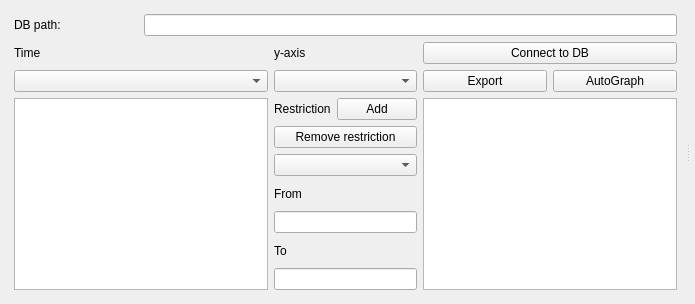
       <widget class="QWidget" name="ReadDB">
        <attribute name="title">
         <string>ReadDB</string>
        </attribute>
        <layout class="QHBoxLayout" name="horizontalLayout_10">
         <property name="spacing">
          <number>5</number>
         </property>
         <property name="leftMargin">
          <number>5</number>
         </property>
         <property name="topMargin">
          <number>5</number>
         </property>
         <property name="rightMargin">
          <number>5</number>
         </property>
         <property name="bottomMargin">
          <number>5</number>
         </property>
         <item>
          <widget class="QSplitter" name="splitter_2">
           <property name="orientation">
            <enum>Qt::Horizontal</enum>
           </property>
           <widget class="QFrame" name="frame_2">
            <property name="enabled">
             <bool>true</bool>
            </property>
            <property name="sizePolicy">
             <sizepolicy hsizetype="Preferred" vsizetype="Preferred">
              <horstretch>0</horstretch>
              <verstretch>0</verstretch>
             </sizepolicy>
            </property>
            <layout class="QGridLayout" name="gridLayout_16">
             <item row="1" column="0">
              <widget class="QLabel" name="label_9">
               <property name="text">
                <string>Time</string>
               </property>
              </widget>
             </item>
             <item row="1" column="2">
              <widget class="QLabel" name="label_25">
               <property name="text">
                <string>y-axis</string>
               </property>
              </widget>
             </item>
             <item row="3" column="0" rowspan="7" colspan="2">
              <widget class="QListWidget" name="listWidget_DBTime_Restrictions"/>
             </item>
             <item row="2" column="2" colspan="2">
              <widget class="QComboBox" name="comboBox_DBTimeYaxis"/>
             </item>
             <item row="9" column="2" colspan="2">
              <widget class="QLineEdit" name="lineEdit_DBTime_To"/>
             </item>
             <item row="2" column="0" colspan="2">
              <widget class="QComboBox" name="comboBox_DBTime"/>
             </item>
             <item row="0" column="0">
              <widget class="QLabel" name="label_2">
               <property name="text">
                <string>DB path:</string>
               </property>
              </widget>
             </item>
             <item row="8" column="2">
              <widget class="QLabel" name="label_28">
               <property name="text">
                <string>To</string>
               </property>
              </widget>
             </item>
             <item row="4" column="2" colspan="2">
              <widget class="QPushButton" name="pushButton_DBTime_remove">
               <property name="text">
                <string>Remove restriction</string>
               </property>
              </widget>
             </item>
             <item row="7" column="2" colspan="2">
              <widget class="QLineEdit" name="lineEdit_DBTime_From"/>
             </item>
             <item row="3" column="3">
              <widget class="QPushButton" name="pushButton_DBTime_Add">
               <property name="text">
                <string>Add</string>
               </property>
              </widget>
             </item>
             <item row="5" column="2" colspan="2">
              <widget class="QComboBox" name="comboBox_DBTime_restrictions"/>
             </item>
             <item row="6" column="2">
              <widget class="QLabel" name="label_27">
               <property name="text">
                <string>From</string>
               </property>
              </widget>
             </item>
             <item row="3" column="2">
              <widget class="QLabel" name="label_26">
               <property name="text">
                <string>Restriction</string>
               </property>
              </widget>
             </item>
             <item row="2" column="4">
              <widget class="QPushButton" name="pushButton_ExportDBreadResults">
               <property name="text">
                <string>Export</string>
               </property>
              </widget>
             </item>
             <item row="2" column="5">
              <widget class="QPushButton" name="pushButton_AutoGraph">
               <property name="text">
                <string>AutoGraph</string>
               </property>
              </widget>
             </item>
             <item row="1" column="4" colspan="2">
              <widget class="QPushButton" name="pushButton_connecttoDBread">
               <property name="text">
                <string>Connect to DB</string>
               </property>
              </widget>
             </item>
             <item row="3" column="4" rowspan="7" colspan="2">
              <widget class="QListWidget" name="listWidget_DBTime_chosenRestrictions"/>
             </item>
             <item row="0" column="1" colspan="5">
              <widget class="QLineEdit" name="lineEdit_dbpathRead"/>
             </item>
            </layout>
           </widget>
           <widget class="QWidget" name="widget_DB" native="true">
            <property name="sizePolicy">
             <sizepolicy hsizetype="Expanding" vsizetype="Expanding">
              <horstretch>0</horstretch>
              <verstretch>0</verstretch>
             </sizepolicy>
            </property>
            <layout class="QGridLayout" name="gridLayout_mplDB"/>
           </widget>
          </widget>
         </item>
        </layout>
       </widget>
